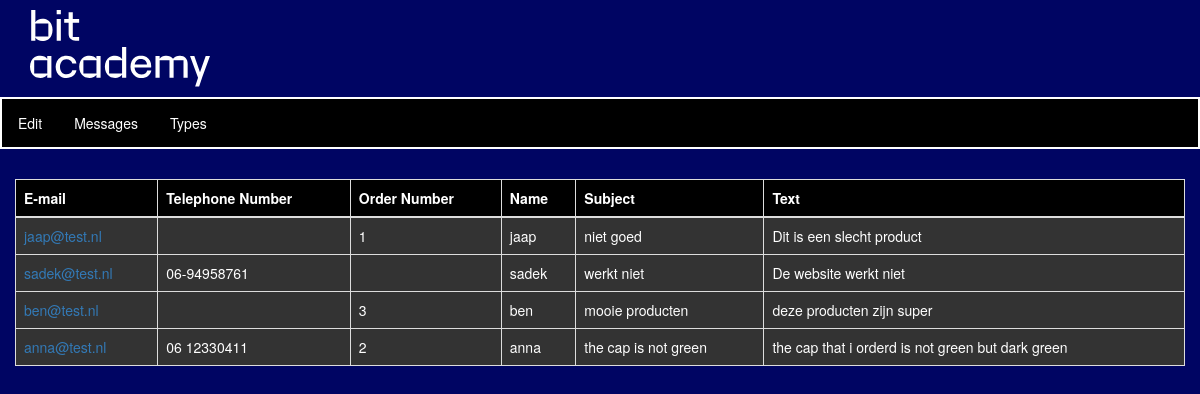
Page /Admin_Page/messages.php on the committed database.
### tables this page shows
CREATE TABLE IF NOT EXISTS `messages` (
                                                        `message_id` INT NOT NULL AUTO_INCREMENT,
                                                        `email` VARCHAR(150) NOT NULL,
    `telephone_nr` VARCHAR(25) NULL,
    `order_nr` INT NULL,
    `name` VARCHAR(80) NOT NULL,
    `subject` VARCHAR(50) NOT NULL,
    `text` VARCHAR(5000) NOT NULL,
    `read` VARCHAR(3) NOT NULL DEFAULT 'no',
    `handled` VARCHAR(3) NOT NULL DEFAULT 'no',
    PRIMARY KEY (`message_id`));

### php/Database.php (called while the page is built, shortened)
<?php
class Database {
    private $host = "";
    private $dbname = "";
    private $port = "";
    private $user = "";
    private $pass = "";
    public function __construct ($host, $dbname, $port, $user, $pass) {
        $this->host = $host;
        $this->dbname = $dbname;
        $this->port = $port;
        $this->user = $user;
        $this->pass = $pass;
    }
    private function dbh () {
        $dbh = new PDO('mysql:host='.$this->host.';dbname='.$this->dbname.';port='.$this->port, $this->user, $this->pass);
        return $dbh;
    }
    public function getTableByName ($tableName) {
        $query = "SELECT * FROM $tableName";
        $tableArray = array();
        foreach ($this->dbh()->query($query) as $row) {
            $tableArray[] = $row;
        }
        return $tableArray;
    }
}

### Admin_Page/messages.php (the view, shortened to what this page needs)
<!doctype html>
<html lang="en">
<head >
    <link rel="stylesheet" href="https://maxcdn.bootstrapcdn.com/bootstrap/3.4.1/css/bootstrap.min.css">
</head>
</head>
<link rel="stylesheet" href="AdminStyle.css">
<header style="margin-left: 30px">
    <img src="../img/logo.svg" style="margin-top: 10px">
</header>
    <body style="background-color: #000563">
    <font color="white">
    <ul class="menu-border" style="margin-top: 10px; margin-bottom: 30px">
        <li><a href="adminpage.php">Edit</a></li>
        <li><a href="messages.php">Messages</a></li>
        <li><a href="types.php">Types</a></li>
    </ul>
<div class="col-lg-12">
    <table class="table table-bordered">
        <thead>
        <tr bgcolor="black">
            <th>E-mail</th>
            <th>Telephone Number</th>
            <th>Order Number</th>
            <th>Name</th>
            <th>Subject</th>
            <th>Text</th>
</div>
<tbody>
</font>
</body>
</html>
<?php
require_once '../php/Database.php';
$db = new Database("localhost", "bit_academy", "3306", "root", "");
$db->checkConnectionToDatabase();
foreach ($db->getTableByName("messages") as $row)
{
    echo "<tr bgcolor='#333'>";
    echo "<td><a href='https://mail.google.com/mail/?view=cm&fs=1&tf=1&to=".$row['email']."' target='_blank'>".$row['email']."</a></td>";
    echo "<td>"; echo $row["telephone_nr"]; echo "</td>";
    echo "<td>"; echo $row["order_nr"]; echo "</td>";
    echo "<td>"; echo $row["name"]; echo "</td>";
    echo "<td>"; echo $row["subject"]; echo "</td>";
    echo "<td>"; echo $row["text"]; echo "</td>";
}
?>

### Admin_Page/AdminStyle.css (style rules this page uses)
header { background-color: #000563; color: white; }
html, body { margin: 0; padding: 0; }
ul { list-style-type: none; margin: 0; padding: 0; overflow: hidden; background-color: black; }
li { float: left; }
li a { display: block; color: white; text-align: center; padding: 14px 16px; text-decoration: none; }
.menu-border { border: 2px solid #ffffff; }

### rows in the picture
messages: email "jaap@test.nl", order_nr "1", name "jaap", subject "niet goed", text "Dit is een slecht product"
messages: email "sadek@test.nl", telephone_nr "06-94958761", name "sadek", subject "werkt niet", text "De website werkt niet"
messages: email "ben@test.nl", order_nr "3", name "ben", subject "mooie producten", text "deze producten zijn super"
messages: email "anna@test.nl", telephone_nr "06 12330411", order_nr "2", name "anna", subject "the cap is not green", text "the cap that i orderd is not green but dark green"
